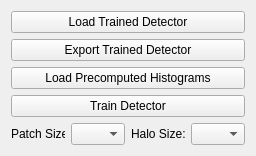
<?xml version="1.0" encoding="UTF-8"?>
<ui version="4.0">
 <class>containingWidget</class>
 <widget class="QWidget" name="containingWidget">
  <property name="geometry">
   <rect>
    <x>0</x>
    <y>0</y>
    <width>256</width>
    <height>73</height>
   </rect>
  </property>
  
  <property name="sizePolicy">
   <sizepolicy hsizetype="Preferred" vsizetype="Preferred">
    <horstretch>1</horstretch>
    <verstretch>0</verstretch>
   </sizepolicy>
  </property>
  <property name="minimumSize">
   <size>
    <width>50</width>
    <height>0</height>
   </size>
  </property>
  <property name="baseSize">
   <size>
    <width>0</width>
    <height>0</height>
   </size>
  </property>
  <property name="windowTitle">
   <string>Form</string>
  </property>
  <layout class="QVBoxLayout" name="verticalLayout_2">
   <item>
    <layout class="QVBoxLayout" name="verticalLayout_5">
     <item>
      <widget class="QPushButton" name="loadDetectorButton">
       <property name="text">
        <string>Load Trained Detector</string>
       </property>
      </widget>
     </item>
     <!--
     <item>
      <spacer name="verticalSpacer">
       <property name="orientation">
        <enum>Qt::Vertical</enum>
       </property>
       <property name="sizeHint" stdset="0">
        <size>
         <width>20</width>
         <height>40</height>
        </size>
       </property>
      </spacer>
     </item>
     -->
     <item> 
      <widget class="QPushButton" name="exportDetectorButton">
       <property name="text">
        <string>Export Trained Detector</string>
       </property>
      </widget>
     </item>
     <!--
     <item>
      <spacer name="verticalSpacer">
       <property name="orientation">
        <enum>Qt::Vertical</enum>
       </property>
       <property name="sizeHint" stdset="0">
        <size>
         <width>20</width>
         <height>40</height>
        </size>
       </property>
      </spacer>
     </item>
     -->
     <item>
      <widget class="QPushButton" name="loadHistogramsButton">
       <property name="text">
        <string>Load Precomputed Histograms</string>
       </property>
      </widget>
     </item>
     <!--
     <item>
      <spacer name="verticalSpacer">
       <property name="orientation">
        <enum>Qt::Vertical</enum>
       </property>
       <property name="sizeHint" stdset="0">
        <size>
         <width>20</width>
         <height>40</height>
        </size>
       </property>
      </spacer>
     </item>
     -->
     <item>
      <widget class="QPushButton" name="trainButton">
       <property name="text">
        <string>Train Detector</string>
       </property>
      </widget>
     </item>
     <item>
      <layout class="QHBoxLayout" name="horizontalLayout_1">
       <item>
        <widget class="QLabel" name="patchSizeLabel">
         <property name="text">
          <string>Patch Size:</string>
         </property>
        </widget>
       </item>
       <item>
        <widget class="QComboBox" name="patchSizeComboBox">
        </widget>
       </item>
       <item>
        <widget class="QLabel" name="haloSizeLabel">
         <property name="text">
          <string>Halo Size:</string>
         </property>
        </widget>
       </item>
       <item>
        <widget class="QComboBox" name="haloSizeComboBox">
        </widget>
       </item>
      </layout>
     </item>
    </layout>
   </item>
  </layout>
 </widget>
 <resources/>
 <connections/>
</ui>
